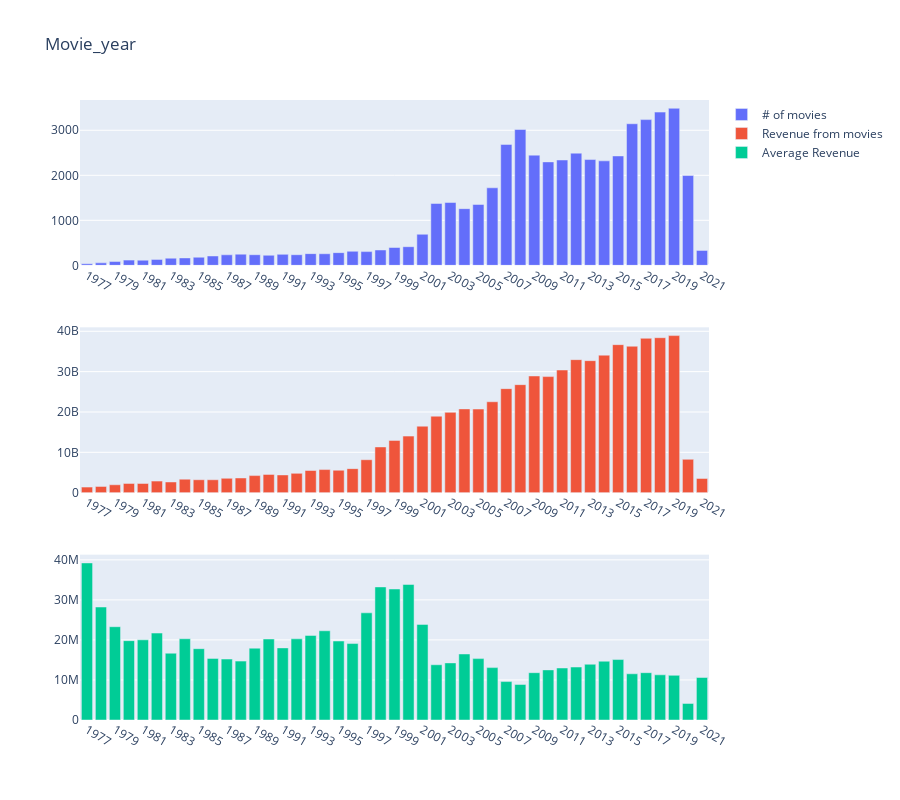

Here is the notebook cell this chart was saved with:
### Code cell
num_row, num_col = 3, 1
fig = make_subplots(rows=num_row, cols=num_col)
fig.add_trace(
    go.Bar(x=years, y=num_movie, name="# of movies"),
    1, 1
)

fig.add_trace(
    go.Bar(x=years, y=revenue, name="Revenue from movies"),
    2, 1
)

fig.add_trace(
    go.Bar(x=years, y=avg, name="Average Revenue"),
    3, 1
)

fig.update_layout(
    height=800, 
    title_text="Movie_year"
)

fig.show()
